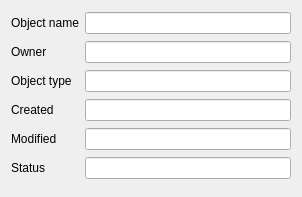
<?xml version="1.0" encoding="UTF-8"?>
<ui version="4.0">
 <class>object_info_window</class>
 <widget class="QDialog" name="object_info_window">
  <property name="geometry">
   <rect>
    <x>0</x>
    <y>0</y>
    <width>302</width>
    <height>197</height>
   </rect>
  </property>
  <property name="windowTitle">
   <string>Object info</string>
  </property>
  <property name="windowIcon">
   <iconset resource="resource.qrc">
    <normaloff>:/icons/icons/MSql.gif</normaloff>:/icons/icons/MSql.gif</iconset>
  </property>
  <layout class="QGridLayout" name="gridLayout">
   <item row="0" column="0">
    <widget class="QLabel" name="label">
     <property name="text">
      <string>Object name</string>
     </property>
    </widget>
   </item>
   <item row="0" column="1">
    <widget class="QLineEdit" name="e_object_name">
     <property name="readOnly">
      <bool>true</bool>
     </property>
    </widget>
   </item>
   <item row="1" column="0">
    <widget class="QLabel" name="label_2">
     <property name="text">
      <string>Owner</string>
     </property>
    </widget>
   </item>
   <item row="1" column="1">
    <widget class="QLineEdit" name="e_owner">
     <property name="readOnly">
      <bool>true</bool>
     </property>
    </widget>
   </item>
   <item row="2" column="0">
    <widget class="QLabel" name="label_3">
     <property name="text">
      <string>Object type</string>
     </property>
    </widget>
   </item>
   <item row="2" column="1">
    <widget class="QLineEdit" name="e_object_type">
     <property name="readOnly">
      <bool>true</bool>
     </property>
    </widget>
   </item>
   <item row="3" column="0">
    <widget class="QLabel" name="label_4">
     <property name="text">
      <string>Created</string>
     </property>
    </widget>
   </item>
   <item row="3" column="1">
    <widget class="QLineEdit" name="e_created">
     <property name="readOnly">
      <bool>true</bool>
     </property>
    </widget>
   </item>
   <item row="4" column="0">
    <widget class="QLabel" name="label_5">
     <property name="text">
      <string>Modified</string>
     </property>
    </widget>
   </item>
   <item row="4" column="1">
    <widget class="QLineEdit" name="e_modified">
     <property name="readOnly">
      <bool>true</bool>
     </property>
    </widget>
   </item>
   <item row="5" column="0">
    <widget class="QLabel" name="label_6">
     <property name="text">
      <string>Status</string>
     </property>
    </widget>
   </item>
   <item row="5" column="1">
    <widget class="QLineEdit" name="e_status">
     <property name="readOnly">
      <bool>true</bool>
     </property>
    </widget>
   </item>
  </layout>
 </widget>
 <resources>
  <include location="resource.qrc"/>
 </resources>
 <connections/>
</ui>
